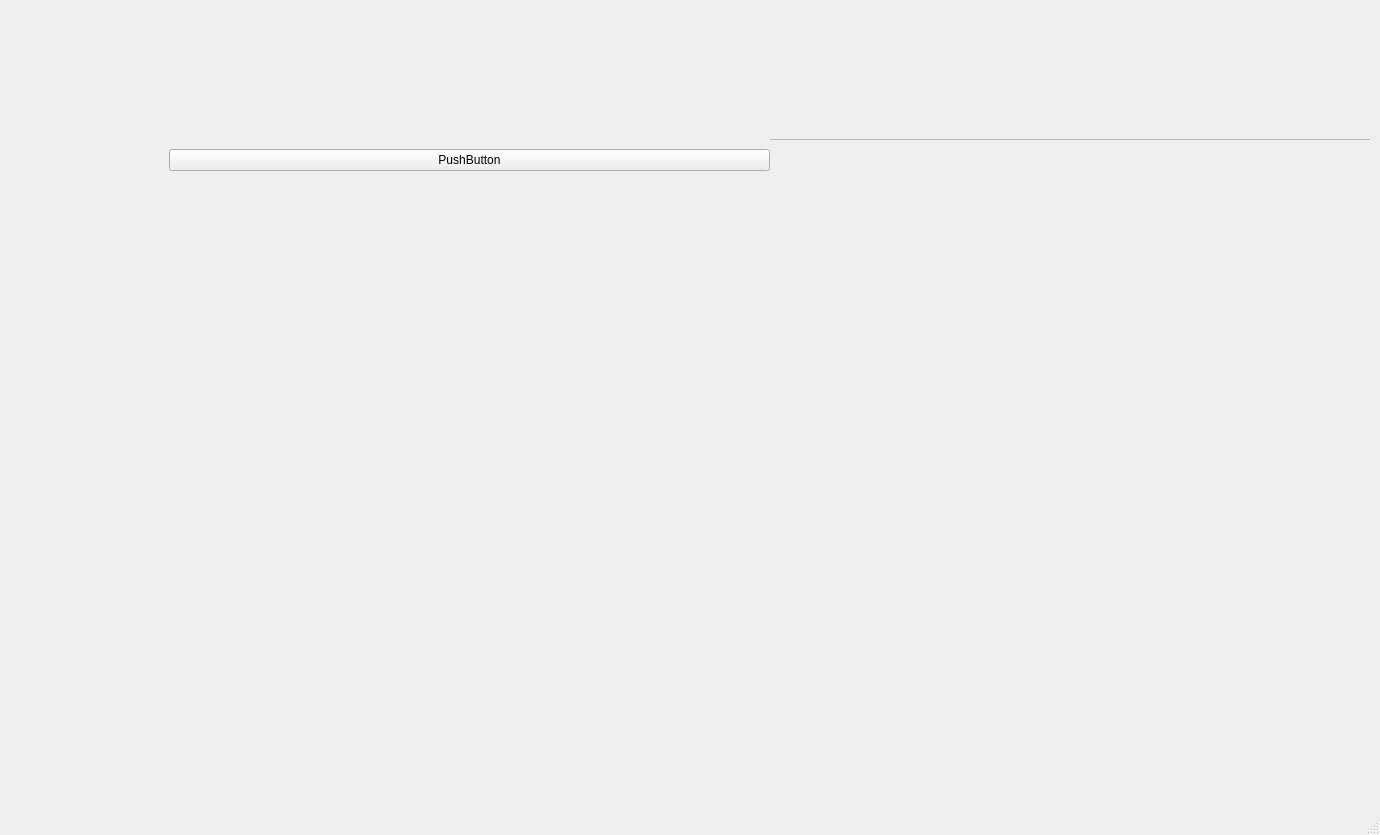
<?xml version="1.0" encoding="UTF-8"?>
<ui version="4.0">
 <class>QtFC3DClass</class>
 <widget class="QMainWindow" name="QtFC3DClass">
  <property name="geometry">
   <rect>
    <x>0</x>
    <y>0</y>
    <width>1380</width>
    <height>835</height>
   </rect>
  </property>
  <property name="sizePolicy">
   <sizepolicy hsizetype="MinimumExpanding" vsizetype="MinimumExpanding">
    <horstretch>0</horstretch>
    <verstretch>0</verstretch>
   </sizepolicy>
  </property>
  <property name="windowTitle">
   <string>MainWindow</string>
  </property>
  <widget class="QWidget" name="centralwidget">
   <property name="sizePolicy">
    <sizepolicy hsizetype="MinimumExpanding" vsizetype="MinimumExpanding">
     <horstretch>0</horstretch>
     <verstretch>0</verstretch>
    </sizepolicy>
   </property>
   <widget class="QStackedWidget" name="stackedWidget">
    <property name="geometry">
     <rect>
      <x>-10</x>
      <y>-50</y>
      <width>1380</width>
      <height>842</height>
     </rect>
    </property>
    <property name="sizePolicy">
     <sizepolicy hsizetype="MinimumExpanding" vsizetype="MinimumExpanding">
      <horstretch>0</horstretch>
      <verstretch>0</verstretch>
     </sizepolicy>
    </property>
    <property name="currentIndex">
     <number>3</number>
    </property>
    <widget class="QWidget" name="page_5">
     <property name="sizePolicy">
      <sizepolicy hsizetype="MinimumExpanding" vsizetype="MinimumExpanding">
       <horstretch>0</horstretch>
       <verstretch>0</verstretch>
      </sizepolicy>
     </property>
     <property name="focusPolicy">
      <enum>Qt::NoFocus</enum>
     </property>
     <widget class="QLabel" name="label_23">
      <property name="geometry">
       <rect>
        <x>15</x>
        <y>52</y>
        <width>1371</width>
        <height>801</height>
       </rect>
      </property>
      <property name="sizePolicy">
       <sizepolicy hsizetype="MinimumExpanding" vsizetype="MinimumExpanding">
        <horstretch>0</horstretch>
        <verstretch>0</verstretch>
       </sizepolicy>
      </property>
      <property name="focusPolicy">
       <enum>Qt::NoFocus</enum>
      </property>
      <property name="text">
       <string/>
      </property>
      <property name="pixmap">
       <pixmap>Media/FC1.jpg</pixmap>
      </property>
      <property name="scaledContents">
       <bool>true</bool>
      </property>
     </widget>
     <widget class="QPushButton" name="newMovie_4">
      <property name="geometry">
       <rect>
        <x>350</x>
        <y>610</y>
        <width>181</width>
        <height>41</height>
       </rect>
      </property>
      <property name="sizePolicy">
       <sizepolicy hsizetype="MinimumExpanding" vsizetype="MinimumExpanding">
        <horstretch>0</horstretch>
        <verstretch>0</verstretch>
       </sizepolicy>
      </property>
      <property name="text">
       <string/>
      </property>
      <property name="flat">
       <bool>true</bool>
      </property>
     </widget>
     <widget class="QPushButton" name="watchMovie">
      <property name="geometry">
       <rect>
        <x>610</x>
        <y>610</y>
        <width>191</width>
        <height>41</height>
       </rect>
      </property>
      <property name="sizePolicy">
       <sizepolicy hsizetype="MinimumExpanding" vsizetype="MinimumExpanding">
        <horstretch>0</horstretch>
        <verstretch>0</verstretch>
       </sizepolicy>
      </property>
      <property name="text">
       <string/>
      </property>
      <property name="flat">
       <bool>true</bool>
      </property>
     </widget>
     <widget class="QPushButton" name="editMovie">
      <property name="geometry">
       <rect>
        <x>870</x>
        <y>610</y>
        <width>201</width>
        <height>61</height>
       </rect>
      </property>
      <property name="sizePolicy">
       <sizepolicy hsizetype="MinimumExpanding" vsizetype="MinimumExpanding">
        <horstretch>0</horstretch>
        <verstretch>0</verstretch>
       </sizepolicy>
      </property>
      <property name="palette">
       <palette>
        <active>
         <colorrole role="Button">
          <brush brushstyle="SolidPattern">
           <color alpha="0">
            <red>240</red>
            <green>240</green>
            <blue>240</blue>
           </color>
          </brush>
         </colorrole>
        </active>
        <inactive>
         <colorrole role="Button">
          <brush brushstyle="SolidPattern">
           <color alpha="0">
            <red>240</red>
            <green>240</green>
            <blue>240</blue>
           </color>
          </brush>
         </colorrole>
        </inactive>
        <disabled>
         <colorrole role="Button">
          <brush brushstyle="SolidPattern">
           <color alpha="0">
            <red>240</red>
            <green>240</green>
            <blue>240</blue>
           </color>
          </brush>
         </colorrole>
        </disabled>
       </palette>
      </property>
      <property name="text">
       <string/>
      </property>
      <property name="flat">
       <bool>true</bool>
      </property>
     </widget>
    </widget>
    <widget class="QWidget" name="page_4">
     <property name="sizePolicy">
      <sizepolicy hsizetype="MinimumExpanding" vsizetype="MinimumExpanding">
       <horstretch>0</horstretch>
       <verstretch>0</verstretch>
      </sizepolicy>
     </property>
     <widget class="QLabel" name="label_24">
      <property name="geometry">
       <rect>
        <x>15</x>
        <y>52</y>
        <width>1371</width>
        <height>811</height>
       </rect>
      </property>
      <property name="sizePolicy">
       <sizepolicy hsizetype="MinimumExpanding" vsizetype="MinimumExpanding">
        <horstretch>0</horstretch>
        <verstretch>0</verstretch>
       </sizepolicy>
      </property>
      <property name="text">
       <string/>
      </property>
      <property name="pixmap">
       <pixmap>Media/FC2.jpg</pixmap>
      </property>
      <property name="scaledContents">
       <bool>true</bool>
      </property>
     </widget>
     <widget class="QPushButton" name="editMovie_2">
      <property name="geometry">
       <rect>
        <x>880</x>
        <y>620</y>
        <width>181</width>
        <height>41</height>
       </rect>
      </property>
      <property name="sizePolicy">
       <sizepolicy hsizetype="MinimumExpanding" vsizetype="MinimumExpanding">
        <horstretch>0</horstretch>
        <verstretch>0</verstretch>
       </sizepolicy>
      </property>
      <property name="text">
       <string/>
      </property>
      <property name="flat">
       <bool>true</bool>
      </property>
     </widget>
     <widget class="QPushButton" name="watchMovie_2">
      <property name="geometry">
       <rect>
        <x>610</x>
        <y>620</y>
        <width>191</width>
        <height>41</height>
       </rect>
      </property>
      <property name="sizePolicy">
       <sizepolicy hsizetype="MinimumExpanding" vsizetype="MinimumExpanding">
        <horstretch>0</horstretch>
        <verstretch>0</verstretch>
       </sizepolicy>
      </property>
      <property name="text">
       <string/>
      </property>
      <property name="flat">
       <bool>true</bool>
      </property>
     </widget>
     <widget class="QPushButton" name="newMovie_2">
      <property name="geometry">
       <rect>
        <x>350</x>
        <y>620</y>
        <width>181</width>
        <height>41</height>
       </rect>
      </property>
      <property name="sizePolicy">
       <sizepolicy hsizetype="MinimumExpanding" vsizetype="MinimumExpanding">
        <horstretch>0</horstretch>
        <verstretch>0</verstretch>
       </sizepolicy>
      </property>
      <property name="palette">
       <palette>
        <active>
         <colorrole role="Button">
          <brush brushstyle="SolidPattern">
           <color alpha="0">
            <red>240</red>
            <green>240</green>
            <blue>240</blue>
           </color>
          </brush>
         </colorrole>
        </active>
        <inactive>
         <colorrole role="Button">
          <brush brushstyle="SolidPattern">
           <color alpha="0">
            <red>240</red>
            <green>240</green>
            <blue>240</blue>
           </color>
          </brush>
         </colorrole>
        </inactive>
        <disabled>
         <colorrole role="Button">
          <brush brushstyle="SolidPattern">
           <color alpha="0">
            <red>240</red>
            <green>240</green>
            <blue>240</blue>
           </color>
          </brush>
         </colorrole>
        </disabled>
       </palette>
      </property>
      <property name="text">
       <string/>
      </property>
      <property name="flat">
       <bool>true</bool>
      </property>
     </widget>
     <widget class="QPushButton" name="DancingBride">
      <property name="geometry">
       <rect>
        <x>474</x>
        <y>712</y>
        <width>121</width>
        <height>111</height>
       </rect>
      </property>
      <property name="text">
       <string/>
      </property>
      <property name="flat">
       <bool>true</bool>
      </property>
     </widget>
    </widget>
    <widget class="QWidget" name="page_3">
     <property name="sizePolicy">
      <sizepolicy hsizetype="MinimumExpanding" vsizetype="MinimumExpanding">
       <horstretch>0</horstretch>
       <verstretch>0</verstretch>
      </sizepolicy>
     </property>
     <widget class="QLabel" name="label_25">
      <property name="geometry">
       <rect>
        <x>15</x>
        <y>52</y>
        <width>1371</width>
        <height>811</height>
       </rect>
      </property>
      <property name="sizePolicy">
       <sizepolicy hsizetype="MinimumExpanding" vsizetype="MinimumExpanding">
        <horstretch>0</horstretch>
        <verstretch>0</verstretch>
       </sizepolicy>
      </property>
      <property name="text">
       <string/>
      </property>
      <property name="pixmap">
       <pixmap>Media/FC3.jpg</pixmap>
      </property>
      <property name="scaledContents">
       <bool>true</bool>
      </property>
     </widget>
     <widget class="QPushButton" name="editMovie_3">
      <property name="geometry">
       <rect>
        <x>880</x>
        <y>620</y>
        <width>181</width>
        <height>41</height>
       </rect>
      </property>
      <property name="sizePolicy">
       <sizepolicy hsizetype="MinimumExpanding" vsizetype="MinimumExpanding">
        <horstretch>0</horstretch>
        <verstretch>0</verstretch>
       </sizepolicy>
      </property>
      <property name="text">
       <string/>
      </property>
      <property name="flat">
       <bool>true</bool>
      </property>
     </widget>
     <widget class="QPushButton" name="watchMovie_3">
      <property name="geometry">
       <rect>
        <x>610</x>
        <y>620</y>
        <width>191</width>
        <height>41</height>
       </rect>
      </property>
      <property name="sizePolicy">
       <sizepolicy hsizetype="MinimumExpanding" vsizetype="MinimumExpanding">
        <horstretch>0</horstretch>
        <verstretch>0</verstretch>
       </sizepolicy>
      </property>
      <property name="text">
       <string/>
      </property>
      <property name="flat">
       <bool>true</bool>
      </property>
     </widget>
     <widget class="QPushButton" name="newMovie_3">
      <property name="geometry">
       <rect>
        <x>350</x>
        <y>620</y>
        <width>181</width>
        <height>41</height>
       </rect>
      </property>
      <property name="sizePolicy">
       <sizepolicy hsizetype="MinimumExpanding" vsizetype="MinimumExpanding">
        <horstretch>0</horstretch>
        <verstretch>0</verstretch>
       </sizepolicy>
      </property>
      <property name="palette">
       <palette>
        <active>
         <colorrole role="Button">
          <brush brushstyle="SolidPattern">
           <color alpha="0">
            <red>240</red>
            <green>240</green>
            <blue>240</blue>
           </color>
          </brush>
         </colorrole>
        </active>
        <inactive>
         <colorrole role="Button">
          <brush brushstyle="SolidPattern">
           <color alpha="0">
            <red>240</red>
            <green>240</green>
            <blue>240</blue>
           </color>
          </brush>
         </colorrole>
        </inactive>
        <disabled>
         <colorrole role="Button">
          <brush brushstyle="SolidPattern">
           <color alpha="0">
            <red>240</red>
            <green>240</green>
            <blue>240</blue>
           </color>
          </brush>
         </colorrole>
        </disabled>
       </palette>
      </property>
      <property name="text">
       <string/>
      </property>
      <property name="flat">
       <bool>true</bool>
      </property>
     </widget>
    </widget>
    <widget class="QWidget" name="page">
     <widget class="QWidget" name="layoutWidget">
      <property name="geometry">
       <rect>
        <x>179</x>
        <y>719</y>
        <width>951</width>
        <height>132</height>
       </rect>
      </property>
      <layout class="QGridLayout" name="gridLayout_11">
       <item row="0" column="0">
        <widget class="QLabel" name="label_11">
         <property name="sizePolicy">
          <sizepolicy hsizetype="MinimumExpanding" vsizetype="Preferred">
           <horstretch>0</horstretch>
           <verstretch>0</verstretch>
          </sizepolicy>
         </property>
         <property name="text">
          <string/>
         </property>
         <property name="pixmap">
          <pixmap>Media/bottom1a.jpg</pixmap>
         </property>
         <property name="scaledContents">
          <bool>true</bool>
         </property>
        </widget>
       </item>
      </layout>
     </widget>
     <widget class="QWidget" name="layoutWidget_2">
      <property name="geometry">
       <rect>
        <x>1125</x>
        <y>719</y>
        <width>261</width>
        <height>131</height>
       </rect>
      </property>
      <layout class="QGridLayout" name="gridLayout_14">
       <item row="0" column="0">
        <widget class="QLabel" name="label_14">
         <property name="sizePolicy">
          <sizepolicy hsizetype="Minimum" vsizetype="Preferred">
           <horstretch>0</horstretch>
           <verstretch>0</verstretch>
          </sizepolicy>
         </property>
         <property name="text">
          <string/>
         </property>
         <property name="pixmap">
          <pixmap>Media/bottom1b.jpg</pixmap>
         </property>
         <property name="scaledContents">
          <bool>true</bool>
         </property>
        </widget>
       </item>
      </layout>
     </widget>
     <widget class="QWidget" name="layoutWidget_3">
      <property name="geometry">
       <rect>
        <x>1119</x>
        <y>249</y>
        <width>281</width>
        <height>495</height>
       </rect>
      </property>
      <layout class="QGridLayout" name="gridLayout_15" columnstretch="0">
       <property name="spacing">
        <number>0</number>
       </property>
       <item row="0" column="0">
        <widget class="QLabel" name="label_15">
         <property name="sizePolicy">
          <sizepolicy hsizetype="MinimumExpanding" vsizetype="MinimumExpanding">
           <horstretch>0</horstretch>
           <verstretch>0</verstretch>
          </sizepolicy>
         </property>
         <property name="text">
          <string/>
         </property>
         <property name="pixmap">
          <pixmap>Media/right1.jpg</pixmap>
         </property>
        </widget>
       </item>
      </layout>
     </widget>
     <widget class="QWidget" name="layoutWidget_4">
      <property name="geometry">
       <rect>
        <x>9</x>
        <y>719</y>
        <width>171</width>
        <height>160</height>
       </rect>
      </property>
      <layout class="QGridLayout" name="gridLayout_16">
       <item row="0" column="0">
        <widget class="QLabel" name="label_16">
         <property name="sizePolicy">
          <sizepolicy hsizetype="Minimum" vsizetype="Preferred">
           <horstretch>0</horstretch>
           <verstretch>0</verstretch>
          </sizepolicy>
         </property>
         <property name="text">
          <string/>
         </property>
         <property name="textFormat">
          <enum>Qt::AutoText</enum>
         </property>
         <property name="pixmap">
          <pixmap>Media/left2.jpg</pixmap>
         </property>
         <property name="scaledContents">
          <bool>true</bool>
         </property>
        </widget>
       </item>
      </layout>
     </widget>
     <widget class="QWidget" name="layoutWidget_5">
      <property name="geometry">
       <rect>
        <x>9</x>
        <y>49</y>
        <width>174</width>
        <height>672</height>
       </rect>
      </property>
      <layout class="QGridLayout" name="gridLayout_17">
       <property name="spacing">
        <number>0</number>
       </property>
       <item row="0" column="1">
        <widget class="QLabel" name="label_17">
         <property name="sizePolicy">
          <sizepolicy hsizetype="Fixed" vsizetype="Fixed">
           <horstretch>0</horstretch>
           <verstretch>0</verstretch>
          </sizepolicy>
         </property>
         <property name="lineWidth">
          <number>0</number>
         </property>
         <property name="text">
          <string/>
         </property>
         <property name="pixmap">
          <pixmap>Media/logo.jpg</pixmap>
         </property>
         <property name="scaledContents">
          <bool>true</bool>
         </property>
        </widget>
       </item>
       <item row="1" column="1">
        <widget class="QLabel" name="label_18">
         <property name="sizePolicy">
          <sizepolicy hsizetype="Minimum" vsizetype="Minimum">
           <horstretch>0</horstretch>
           <verstretch>0</verstretch>
          </sizepolicy>
         </property>
         <property name="text">
          <string/>
         </property>
         <property name="pixmap">
          <pixmap>Media/Left1.jpg</pixmap>
         </property>
         <property name="scaledContents">
          <bool>true</bool>
         </property>
        </widget>
       </item>
      </layout>
     </widget>
     <widget class="QWidget" name="layoutWidget_6">
      <property name="geometry">
       <rect>
        <x>179</x>
        <y>49</y>
        <width>1201</width>
        <height>172</height>
       </rect>
      </property>
      <layout class="QGridLayout" name="gridLayout_18" rowstretch="0,0" columnstretch="0,0">
       <property name="spacing">
        <number>0</number>
       </property>
       <item row="0" column="1">
        <widget class="QWidget" name="widget_4" native="true">
         <property name="sizePolicy">
          <sizepolicy hsizetype="MinimumExpanding" vsizetype="Preferred">
           <horstretch>0</horstretch>
           <verstretch>0</verstretch>
          </sizepolicy>
         </property>
         <widget class="QLabel" name="label_20">
          <property name="geometry">
           <rect>
            <x>0</x>
            <y>-10</y>
            <width>771</width>
            <height>171</height>
           </rect>
          </property>
          <property name="sizePolicy">
           <sizepolicy hsizetype="MinimumExpanding" vsizetype="Minimum">
            <horstretch>0</horstretch>
            <verstretch>0</verstretch>
           </sizepolicy>
          </property>
          <property name="text">
           <string/>
          </property>
          <property name="pixmap">
           <pixmap>Media/Movie_Title.jpg</pixmap>
          </property>
          <property name="scaledContents">
           <bool>true</bool>
          </property>
         </widget>
         <widget class="QPlainTextEdit" name="plainTextEdit_2">
          <property name="geometry">
           <rect>
            <x>-7</x>
            <y>0</y>
            <width>611</width>
            <height>141</height>
           </rect>
          </property>
          <property name="palette">
           <palette>
            <active>
             <colorrole role="Base">
              <brush brushstyle="SolidPattern">
               <color alpha="0">
                <red>255</red>
                <green>255</green>
                <blue>255</blue>
               </color>
              </brush>
             </colorrole>
            </active>
            <inactive>
             <colorrole role="Base">
              <brush brushstyle="SolidPattern">
               <color alpha="0">
                <red>255</red>
                <green>255</green>
                <blue>255</blue>
               </color>
              </brush>
             </colorrole>
            </inactive>
            <disabled>
             <colorrole role="Base">
              <brush brushstyle="SolidPattern">
               <color alpha="255">
                <red>240</red>
                <green>240</green>
                <blue>240</blue>
               </color>
              </brush>
             </colorrole>
            </disabled>
           </palette>
          </property>
         </widget>
        </widget>
       </item>
       <item row="1" column="0">
        <widget class="QPushButton" name="pushButton">
         <property name="text">
          <string>PushButton</string>
         </property>
        </widget>
       </item>
       <item row="0" column="0">
        <widget class="QWidget" name="widget_6" native="true">
         <property name="sizePolicy">
          <sizepolicy hsizetype="MinimumExpanding" vsizetype="MinimumExpanding">
           <horstretch>0</horstretch>
           <verstretch>0</verstretch>
          </sizepolicy>
         </property>
         <widget class="QLabel" name="label_19">
          <property name="geometry">
           <rect>
            <x>0</x>
            <y>-8</y>
            <width>611</width>
            <height>151</height>
           </rect>
          </property>
          <property name="sizePolicy">
           <sizepolicy hsizetype="MinimumExpanding" vsizetype="MinimumExpanding">
            <horstretch>0</horstretch>
            <verstretch>0</verstretch>
           </sizepolicy>
          </property>
          <property name="text">
           <string/>
          </property>
          <property name="pixmap">
           <pixmap>Media/Top1.jpg</pixmap>
          </property>
          <property name="scaledContents">
           <bool>true</bool>
          </property>
         </widget>
         <widget class="QPushButton" name="castButton">
          <property name="geometry">
           <rect>
            <x>44</x>
            <y>82</y>
            <width>101</width>
            <height>61</height>
           </rect>
          </property>
          <property name="palette">
           <palette>
            <active>
             <colorrole role="Button">
              <brush brushstyle="SolidPattern">
               <color alpha="0">
                <red>240</red>
                <green>240</green>
                <blue>240</blue>
               </color>
              </brush>
             </colorrole>
            </active>
            <inactive>
             <colorrole role="Button">
              <brush brushstyle="SolidPattern">
               <color alpha="0">
                <red>240</red>
                <green>240</green>
                <blue>240</blue>
               </color>
              </brush>
             </colorrole>
            </inactive>
            <disabled>
             <colorrole role="Button">
              <brush brushstyle="SolidPattern">
               <color alpha="0">
                <red>240</red>
                <green>240</green>
                <blue>240</blue>
               </color>
              </brush>
             </colorrole>
            </disabled>
           </palette>
          </property>
          <property name="text">
           <string/>
          </property>
          <property name="flat">
           <bool>true</bool>
          </property>
         </widget>
         <widget class="QPushButton" name="locationButton">
          <property name="geometry">
           <rect>
            <x>144</x>
            <y>82</y>
            <width>101</width>
            <height>61</height>
           </rect>
          </property>
          <property name="palette">
           <palette>
            <active>
             <colorrole role="Button">
              <brush brushstyle="SolidPattern">
               <color alpha="0">
                <red>240</red>
                <green>240</green>
                <blue>240</blue>
               </color>
              </brush>
             </colorrole>
            </active>
            <inactive>
             <colorrole role="Button">
              <brush brushstyle="SolidPattern">
               <color alpha="0">
                <red>240</red>
                <green>240</green>
                <blue>240</blue>
               </color>
              </brush>
             </colorrole>
            </inactive>
            <disabled>
             <colorrole role="Button">
              <brush brushstyle="SolidPattern">
               <color alpha="0">
                <red>240</red>
                <green>240</green>
                <blue>240</blue>
               </color>
              </brush>
             </colorrole>
            </disabled>
           </palette>
          </property>
          <property name="text">
           <string/>
          </property>
          <property name="flat">
           <bool>true</bool>
          </property>
         </widget>
         <widget class="QPushButton" name="actionButton">
          <property name="geometry">
           <rect>
            <x>254</x>
            <y>82</y>
            <width>91</width>
            <height>61</height>
           </rect>
          </property>
          <property name="palette">
           <palette>
            <active>
             <colorrole role="Button">
              <brush brushstyle="SolidPattern">
               <color alpha="0">
                <red>240</red>
                <green>240</green>
                <blue>240</blue>
               </color>
              </brush>
             </colorrole>
            </active>
            <inactive>
             <colorrole role="Button">
              <brush brushstyle="SolidPattern">
               <color alpha="0">
                <red>240</red>
                <green>240</green>
                <blue>240</blue>
               </color>
              </brush>
             </colorrole>
            </inactive>
            <disabled>
             <colorrole role="Button">
              <brush brushstyle="SolidPattern">
               <color alpha="0">
                <red>240</red>
                <green>240</green>
                <blue>240</blue>
               </color>
              </brush>
             </colorrole>
            </disabled>
           </palette>
          </property>
          <property name="text">
           <string/>
          </property>
          <property name="flat">
           <bool>true</bool>
          </property>
         </widget>
         <widget class="QPushButton" name="makeButton">
          <property name="geometry">
           <rect>
            <x>351</x>
            <y>82</y>
            <width>91</width>
            <height>61</height>
           </rect>
          </property>
          <property name="palette">
           <palette>
            <active>
             <colorrole role="Button">
              <brush brushstyle="SolidPattern">
               <color alpha="0">
                <red>240</red>
                <green>240</green>
                <blue>240</blue>
               </color>
              </brush>
             </colorrole>
            </active>
            <inactive>
             <colorrole role="Button">
              <brush brushstyle="SolidPattern">
               <color alpha="0">
                <red>240</red>
                <green>240</green>
                <blue>240</blue>
               </color>
              </brush>
             </colorrole>
            </inactive>
            <disabled>
             <colorrole role="Button">
              <brush brushstyle="SolidPattern">
               <color alpha="0">
                <red>240</red>
                <green>240</green>
                <blue>240</blue>
               </color>
              </brush>
             </colorrole>
            </disabled>
           </palette>
          </property>
          <property name="text">
           <string/>
          </property>
          <property name="flat">
           <bool>true</bool>
          </property>
         </widget>
         <widget class="QPushButton" name="theatreButton">
          <property name="geometry">
           <rect>
            <x>444</x>
            <y>82</y>
            <width>101</width>
            <height>61</height>
           </rect>
          </property>
          <property name="palette">
           <palette>
            <active>
             <colorrole role="Button">
              <brush brushstyle="SolidPattern">
               <color alpha="0">
                <red>240</red>
                <green>240</green>
                <blue>240</blue>
               </color>
              </brush>
             </colorrole>
            </active>
            <inactive>
             <colorrole role="Button">
              <brush brushstyle="SolidPattern">
               <color alpha="0">
                <red>240</red>
                <green>240</green>
                <blue>240</blue>
               </color>
              </brush>
             </colorrole>
            </inactive>
            <disabled>
             <colorrole role="Button">
              <brush brushstyle="SolidPattern">
               <color alpha="0">
                <red>240</red>
                <green>240</green>
                <blue>240</blue>
               </color>
              </brush>
             </colorrole>
            </disabled>
           </palette>
          </property>
          <property name="text">
           <string/>
          </property>
          <property name="flat">
           <bool>true</bool>
          </property>
         </widget>
        </widget>
       </item>
      </layout>
     </widget>
     <widget class="QWidget" name="layoutWidget_7">
      <property name="geometry">
       <rect>
        <x>179</x>
        <y>189</y>
        <width>1201</width>
        <height>61</height>
       </rect>
      </property>
      <layout class="QGridLayout" name="gridLayout_19" rowstretch="0" columnstretch="1,0">
       <property name="leftMargin">
        <number>0</number>
       </property>
       <property name="spacing">
        <number>0</number>
       </property>
       <item row="0" column="1">
        <widget class="QLabel" name="label_21">
         <property name="sizePolicy">
          <sizepolicy hsizetype="MinimumExpanding" vsizetype="Preferred">
           <horstretch>0</horstretch>
           <verstretch>0</verstretch>
          </sizepolicy>
         </property>
         <property name="text">
          <string/>
         </property>
         <property name="pixmap">
          <pixmap>Media/Top2b.jpg</pixmap>
         </property>
         <property name="scaledContents">
          <bool>true</bool>
         </property>
        </widget>
       </item>
       <item row="0" column="0">
        <widget class="QLabel" name="label_22">
         <property name="sizePolicy">
          <sizepolicy hsizetype="MinimumExpanding" vsizetype="Preferred">
           <horstretch>0</horstretch>
           <verstretch>0</verstretch>
          </sizepolicy>
         </property>
         <property name="text">
          <string/>
         </property>
         <property name="pixmap">
          <pixmap>Media/Top2a.jpg</pixmap>
         </property>
         <property name="scaledContents">
          <bool>true</bool>
         </property>
        </widget>
       </item>
      </layout>
     </widget>
     <widget class="QWidget" name="layoutWidget_8">
      <property name="geometry">
       <rect>
        <x>180</x>
        <y>250</y>
        <width>941</width>
        <height>471</height>
       </rect>
      </property>
      <layout class="QGridLayout" name="gridLayout_20" rowstretch="0" columnstretch="0">
       <property name="spacing">
        <number>0</number>
       </property>
       <item row="0" column="0">
        <widget class="QWidget" name="widget_5" native="true">
         <property name="sizePolicy">
          <sizepolicy hsizetype="MinimumExpanding" vsizetype="MinimumExpanding">
           <horstretch>0</horstretch>
           <verstretch>0</verstretch>
          </sizepolicy>
         </property>
         <property name="focusPolicy">
          <enum>Qt::NoFocus</enum>
         </property>
        </widget>
       </item>
      </layout>
     </widget>
    </widget>
    <widget class="QWidget" name="page_2"/>
   </widget>
  </widget>
  <widget class="QMenuBar" name="menubar">
   <property name="geometry">
    <rect>
     <x>0</x>
     <y>0</y>
     <width>1380</width>
     <height>21</height>
    </rect>
   </property>
  </widget>
  <widget class="QStatusBar" name="statusbar"/>
 </widget>
 <resources/>
 <connections/>
</ui>
